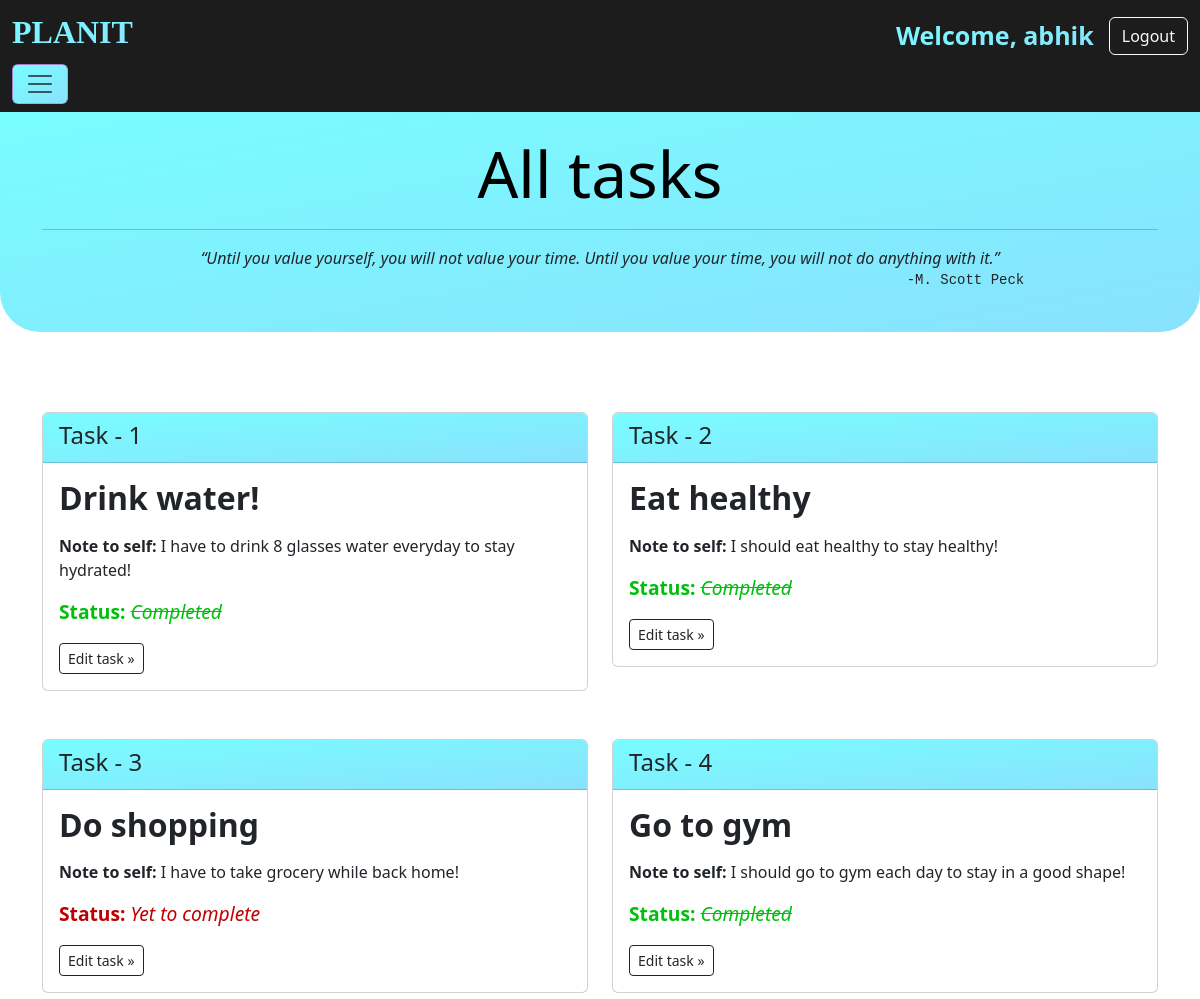
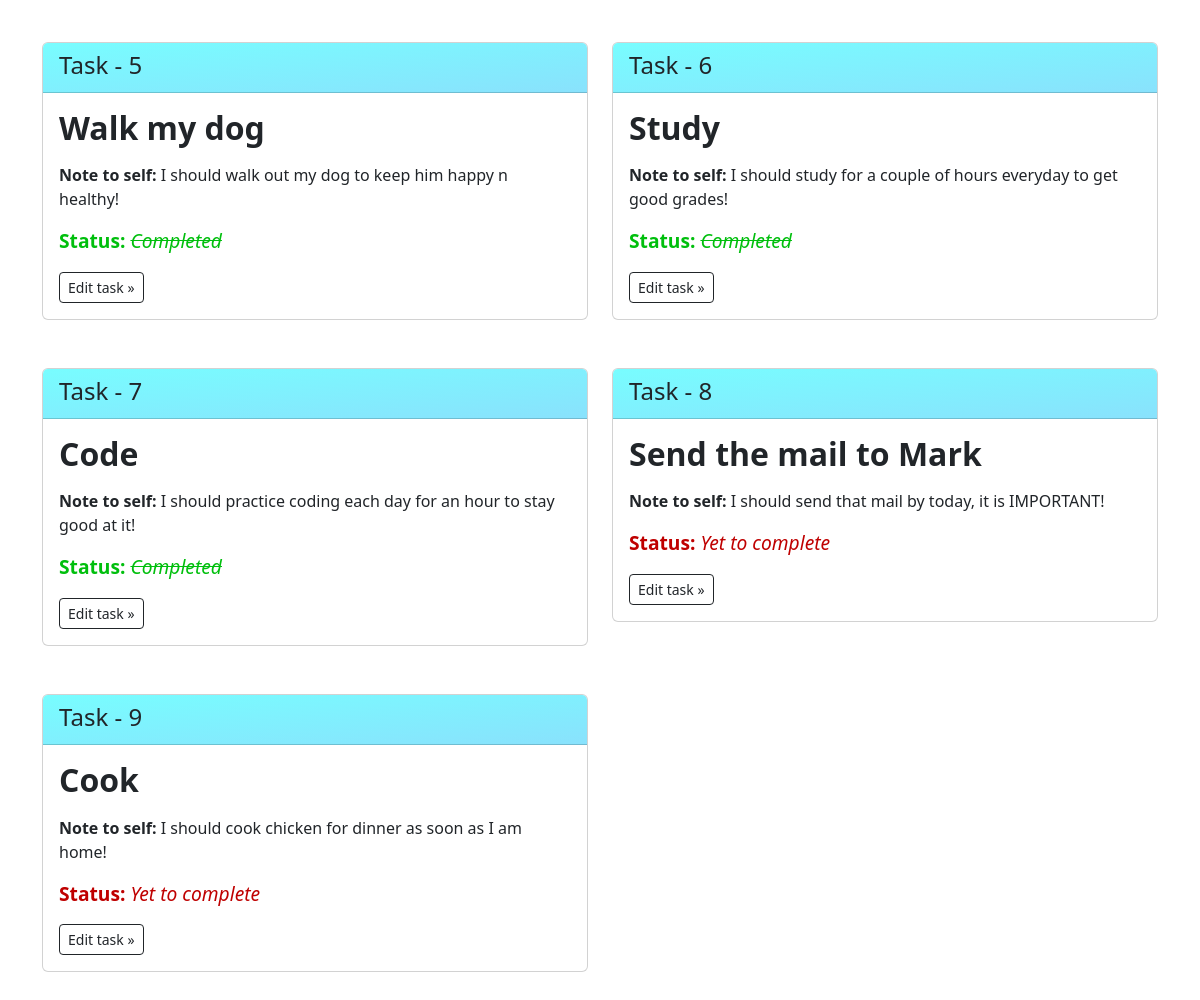
/allTasks/ (signed in), run on the app's committed database (2 pictures, top to bottom).
### todolist/models.py (models this page shows, shortened)
class Task(models.Model):
    taskID = models.AutoField(primary_key=True)
    taskTitle = models.CharField(max_length=100, default="")
    taskDescription = models.CharField(max_length=2000, default="")
    taskCompleted = models.BooleanField(default=False)
    user = models.ForeignKey(User, on_delete=models.CASCADE)

### todolist/views.py (the view)
# urls.py: path('allTasks/', views.allTasks, name='allTasks'),
def allTasks(request):
    allTasks = Task.objects.filter(user=request.user)
    return render(request, 'todolist/allTasks.html', {'allTasks': allTasks})

### templates/todolist/allTasks.html (shortened to what this page needs)
{% extends 'todolist/basic.html' %}
{% block content %}
<div class="jumbotron" id="grad1" style="background-color: #fffce0;">
    <br><div class="container">
        <h1 class="display-3 text-center" style="color:black;"><b>All tasks</b></h1><hr>
    </div>
    <div class="container text-center">
        <blockquote>
            <i><q>Until you value yourself, you will not value your time. Until you value your time, you will not do anything with it.</q></i><br><pre>                                                                                       -M. Scott Peck</pre>
        </blockquote><br><br>
    </div>
</div>
<div class="container"><br>
    <div class="row my-2">
        {% for task in allTasks %}
            <div class="col-md-6 mt-5">
                <div class="card box">
                    {% if task.taskCompleted == True %}
                        <div class="card-header grad2" style="background-color:#b3ffb6">
                            <h4>Task - {{ forloop.counter }}</h4>
                        </div>
                        <div class="card-body">
                            <h2 class="card-title"><b>{{ task.taskTitle }}</b></h2>
                            <p class="card-text mt-3"><b>Note to self: </b>{{ task.taskDescription }}</p>
                            <p style="color:#00bf0d;font-size:120%"><b>Status: </b><i><s>Completed</s></i></p>
                            <a href="/editTask/{{task.taskID}}" class="btn btn-outline-dark btn-sm">Edit task &raquo;</a>
                        </div>
                    {% else %}
                        <div class="card-header grad2" style="background-color:#ffb3b3">
                            <h4>Task - {{ forloop.counter }}</h4>
                        </div>
                        <div class="card-body">
                            <h2 class="card-title"><b>{{ task.taskTitle }}</b></h2>
                            <p class="card-text mt-3"><b>Note to self: </b>{{ task.taskDescription }}</p>
                            <p style="color:#bf0000;font-size:120%"><b>Status: </b><i>Yet to complete</i></p>
                            <a href="/editTask/{{task.taskID}}" class="btn btn-outline-dark btn-sm">Edit task &raquo;</a>
                        </div>
                    {% endif %}
                </div>
            </div>
        {% endfor %}
    </div>
</div><br>
{% endblock %}

### templates/todolist/basic.html (shortened to what this page needs)
<!doctype html>
<html lang="en">
<head>
    <link href="https://cdn.jsdelivr.net/npm/bootstrap@5.3.0-alpha3/dist/css/bootstrap.min.css" rel="stylesheet">
</head>
<body>
    {% include 'todolist/navbar.html' %}
    {% block content %} {% endblock %}
</body>
</html>

### templates/todolist/navbar.html (shortened to what this page needs)
<nav class="navbar navbar-light" style="background-color:#1c1c1c;">
    <div class="container-fluid">
        <a class="navbar-brand gradient-text" href="#"><h2 style="color:#000000;font-family:verdana;"><b><span>PLANIT</span></b></h2></a>
        {% if user.is_authenticated %}
            <ul class="navbar-nav" style="margin-left:60%;">
                <li class="nav-item align-right">
                    <a class="gradient-text" href="#" role="button" style="color:#ffffff;margin-right:15px;font-size:25px;"><b>Welcome, {{ request.user|truncatechars:9 }}</b></a>
                    <a class="btn btn-outline-light gradient-button" href="/logout">Logout</a>
                </li>
            </ul>
        {% endif %}
        <button class="navbar-toggler" type="button" data-bs-toggle="offcanvas" data-bs-target="#offcanvasNavbar" aria-controls="offcanvasNavbar" aria-label="Toggle navigation">
            <span class="navbar-toggler-icon"></span>
        </button>
    </div>
</nav>

### data on the page
Task: taskTitle "Drink water!", taskDescription "I have to drink 8 glasses water everyday to stay hydrated!"
Task: taskTitle "Eat healthy", taskDescription "I should eat healthy to stay healthy!"
Task: taskTitle "Do shopping", taskDescription "I have to take grocery while back home!"
Task: taskTitle "Go to gym", taskDescription "I should go to gym each day to stay in a good shape!"
Task: taskTitle "Walk my dog", taskDescription "I should walk out my dog to keep him happy n healthy!"
Task: taskTitle "Study", taskDescription "I should study for a couple of hours everyday to get good grades!"
Task: taskTitle "Code", taskDescription "I should practice coding each day for an hour to stay good at it!"
Task: taskTitle "Send the mail to Mark", taskDescription "I should send that mail by today, it is IMPORTANT!"
Task: taskTitle "Cook", taskDescription "I should cook chicken for dinner as soon as I am home!"

### other printed values
{{ request.user|truncatechars:9 }} "abhik"
